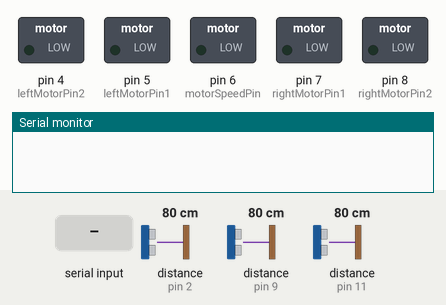
Simulated run of this sketch. Board: Arduino Uno, built with avr-gcc and run on an emulated ATmega328P. Parts: switched loads named in the sketch (green lamp = pin HIGH), the last lines printed to the serial monitor. Wiring (inferred from the names in the program): 3 × ultrasonic range finder: trigger pin 3, echo pin 2 / trigger pin 10, echo pin 9 / trigger pin 12, echo pin 11. The test bench sets the inputs (shaded band); at power-on: distance to the obstacle (sensors on pin 2, pin 9, pin 11) 80 cm. The echo pulse lasts 58.3 µs per cm; pins used as bus, display or sensor lines are not drawn.

Above: at 1.2 s.
1.3 s: "A" received over Serial
At 2.0 s:
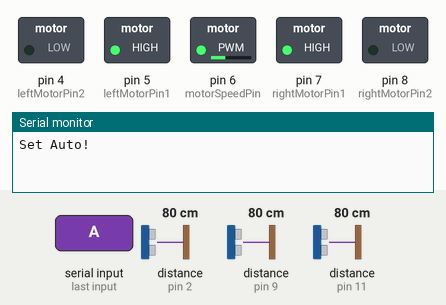
2.8 s: byte 77 ('M') received over Serial
At 4.0 s:
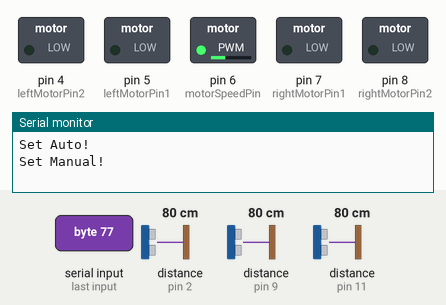
4.3 s: "B" received over Serial
At 5.0 s:
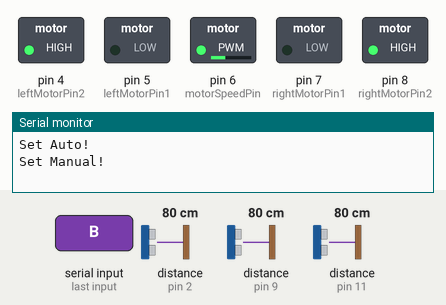
5.8 s: "L" received over Serial
At 6.4 s:
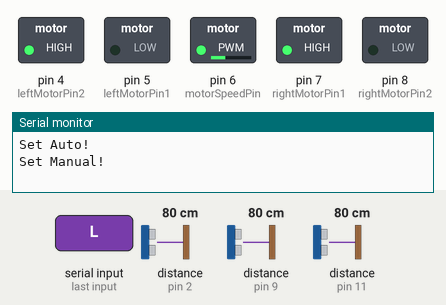
7.3 s: "R" received over Serial
At 8.4 s:
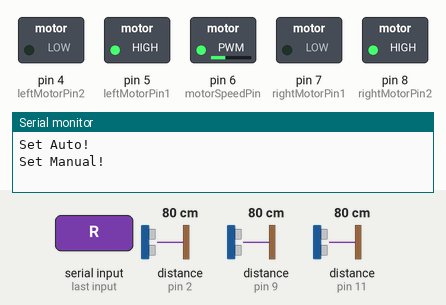
8.8 s: "F" received over Serial
At 9.8 s:
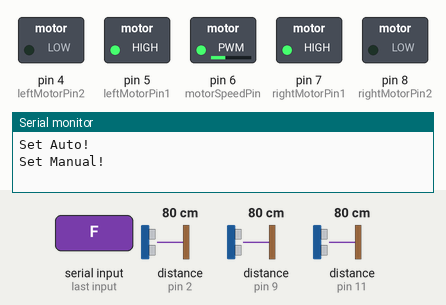
Timing chart, 0 to 11.3 s (numbered marks = the images above; inputs shaded):
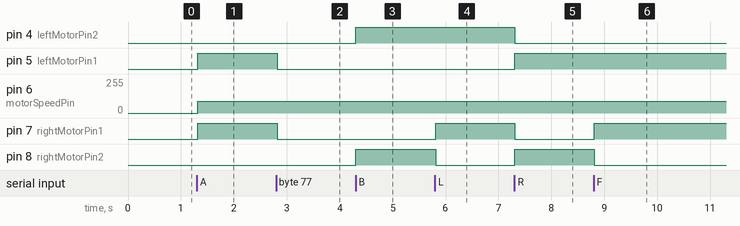

The sketch:

code.ino
```cpp
// define the pins for the ultrasonic sensors
#define rightTrigPin 3
#define rightEchoPin 2
#define middleTrigPin 10
#define middleEchoPin 9
#define leftTrigPin 12
#define leftEchoPin 11

// define the pins for the motor driver
#define leftMotorPin1 5
#define leftMotorPin2 4
#define rightMotorPin1 7
#define rightMotorPin2 8
#define motorSpeedPin 6

// define the distance thresholds for obstacle avoidance
int threshold = 10; // in centimeters
int motorSpeed = 90;
bool manualControl = true;

void setup() {
  Serial.begin(9600);

  // initialize the ultrasonic sensors
  pinMode(rightTrigPin, OUTPUT);
  pinMode(rightEchoPin, INPUT);
  pinMode(middleTrigPin, OUTPUT);
  pinMode(middleEchoPin, INPUT);
  pinMode(leftTrigPin, OUTPUT);
  pinMode(leftEchoPin, INPUT);

  // initialize the motor driver
  pinMode(leftMotorPin1, OUTPUT);
  pinMode(leftMotorPin2, OUTPUT);
  pinMode(rightMotorPin1, OUTPUT);
  pinMode(rightMotorPin2, OUTPUT);
  pinMode(motorSpeedPin, OUTPUT);
}

void loop() {
  // Check for incoming Bluetooth commands
  if (Serial.available()) {
    char command = Serial.read();

      switch (command) {
      case 'F':
        moveForward();
        break;
      case 'B':
        moveBackward();
        break;
      case 'L':
        turnLeft();
        break;
      case 'R':
        turnRight();
        break;
      case 'S':
        stop();
        break;
      case '+':
        increaseSpeed();
        break;
      case '-':
        decreaseSpeed();
        break;
      case 'U':
        increaseThreshold();
        break;
      case 'D':
        decreaseThreshold();
        break;
      case 'A':
        manualControl = false; // Switch to automatic mode
        Serial.print("Set Auto!\n");
        break;
      case 'M':
        manualControl = true; // Switch to manual mode
        Serial.print("Set Manual!\n");
        stop();
        break;
    }
  }

  // Read the distances from the ultrasonic sensors
  float rightDistance = getDistance(rightTrigPin, rightEchoPin);
  float middleDistance = getDistance(middleTrigPin, middleEchoPin);
  float leftDistance = getDistance(leftTrigPin, leftEchoPin);

  if (!manualControl) {
    // Automatic mode: Obstacle avoidance
    if (middleDistance > threshold && leftDistance > threshold && rightDistance > threshold) {
      // No obstacles, move forward
      moveForward();
    } else {
      // Obstacle detected, turn towards the side with more distance
      if (rightDistance > leftDistance && rightDistance > threshold) {
        // Turn right
        turnRight();
      } else if (leftDistance > rightDistance && leftDistance > threshold) {
        // Turn left
        turnLeft();
      } else {
        // Both sides have obstacles, move backward
        moveBackward();
        delay(1000);
      }
    }
  }
}

int getDistance(int trigPin, int echoPin) {
  // Send a pulse to the trig pin
  digitalWrite(trigPin, LOW);
  delayMicroseconds(2);
  digitalWrite(trigPin, HIGH);
  delayMicroseconds(10);
  digitalWrite(trigPin, LOW);

  // Measure the duration of the echo pulse
  long duration = pulseIn(echoPin, HIGH);

  // Calculate the distance in centimeters
  float distance = duration * 0.034 / 2;

  return distance;
}

void moveForward() {
  digitalWrite(leftMotorPin1, HIGH);
  digitalWrite(leftMotorPin2, LOW);
  digitalWrite(rightMotorPin1, HIGH);
  digitalWrite(rightMotorPin2, LOW);
  analogWrite(motorSpeedPin, motorSpeed);
}

void moveBackward() {
  digitalWrite(leftMotorPin1, LOW);
  digitalWrite(leftMotorPin2, HIGH);
  digitalWrite(rightMotorPin1, LOW);
  digitalWrite(rightMotorPin2, HIGH);
  analogWrite(motorSpeedPin, motorSpeed);
}

void turnLeft() {
  digitalWrite(leftMotorPin1, LOW);
  digitalWrite(leftMotorPin2, HIGH);
  digitalWrite(rightMotorPin1, HIGH);
  digitalWrite(rightMotorPin2, LOW);
  analogWrite(motorSpeedPin, motorSpeed);
}

void turnRight() {
  digitalWrite(leftMotorPin1, HIGH);
  digitalWrite(leftMotorPin2, LOW);
  digitalWrite(rightMotorPin1, LOW);
  digitalWrite(rightMotorPin2, HIGH);
  analogWrite(motorSpeedPin, motorSpeed);
}

void stop() {
  digitalWrite(leftMotorPin1, LOW);
  digitalWrite(leftMotorPin2, LOW);
  digitalWrite(rightMotorPin1, LOW);
  digitalWrite(rightMotorPin2, LOW);
}

void increaseSpeed() {
  if (motorSpeed < 255) {
    motorSpeed += 10;
    Serial.print("Motor Speed: ");
    Serial.println(motorSpeed);
  }
}

void decreaseSpeed() {
  if (motorSpeed > 70) {
    motorSpeed -= 10;
    Serial.print("Motor Speed: ");
    Serial.println(motorSpeed);
  }
}

void increaseThreshold() {
  threshold += 2;
  Serial.print("Threshold Distance [cm]: ");
  Serial.println(threshold);
}

void decreaseThreshold() {
  if (threshold > 5) {
    threshold -= 2;
    Serial.print("Threshold Distance [cm]: ");
    Serial.println(threshold);
  }
}
```

Measured:
- after the input at 1.3 s, pin 5 (leftMotorPin1), pin 7 (rightMotorPin1): LOW → HIGH at once; pin 6 (motorSpeedPin): 0/255 → 90/255 at once
- after the input at 2.8 s, pin 5 (leftMotorPin1), pin 7 (rightMotorPin1): HIGH → LOW at once
- after the input at 4.3 s, pin 4 (leftMotorPin2), pin 8 (rightMotorPin2): LOW → HIGH at once
- after the input at 5.8 s, pin 7 (rightMotorPin1): LOW → HIGH at once; pin 8 (rightMotorPin2): HIGH → LOW at once
- after the input at 7.3 s, pin 4 (leftMotorPin2), pin 7 (rightMotorPin1): HIGH → LOW at once; pin 5 (leftMotorPin1), pin 8 (rightMotorPin2): LOW → HIGH at once
- after the input at 8.8 s, pin 7 (rightMotorPin1): LOW → HIGH at once; pin 8 (rightMotorPin2): HIGH → LOW at once
